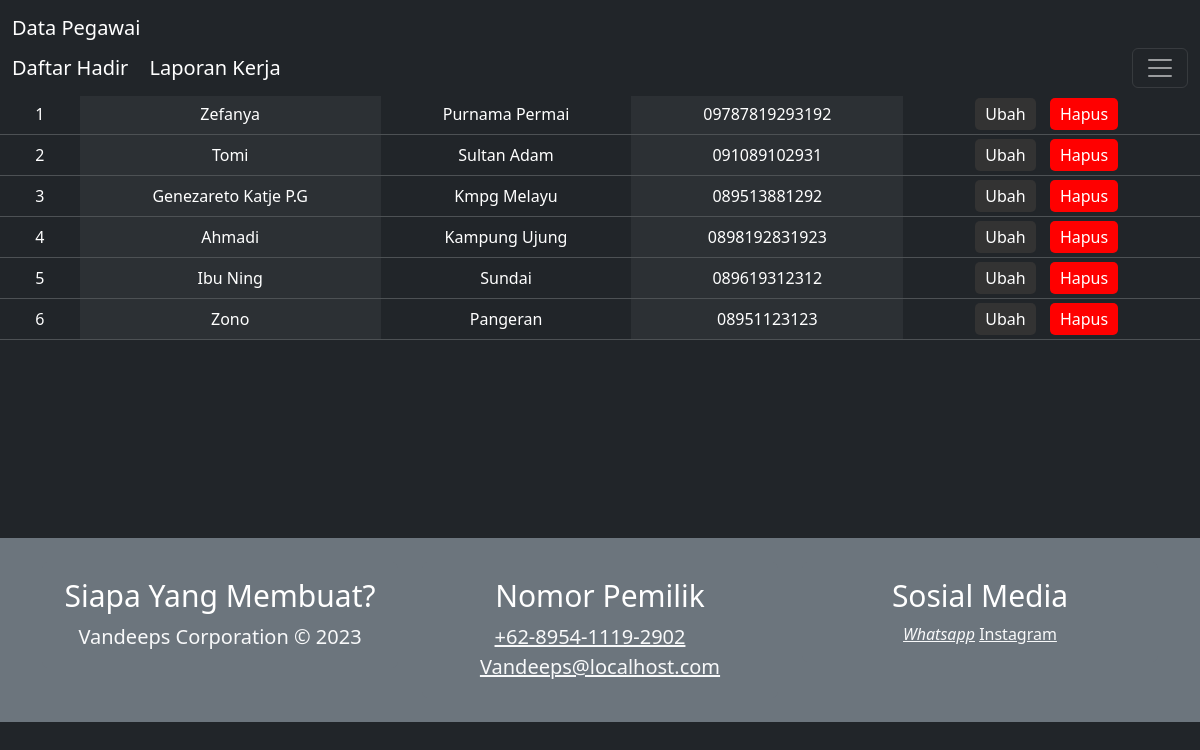
The page /viewpegawai.php on the database as committed earlier.
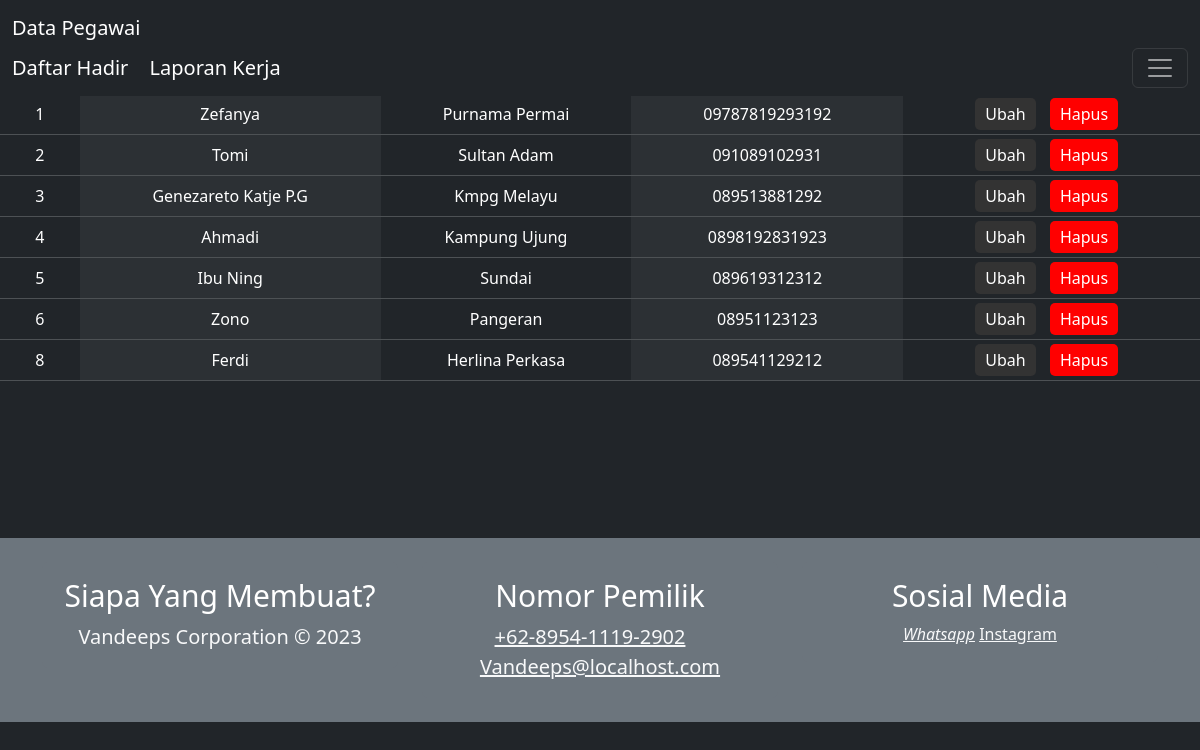
The same page on the database as committed later.
### tables this page shows
CREATE TABLE `data_karyawan` (
  `NIP` varchar(16) NOT NULL,
  `nama` varchar(100) NOT NULL,
  `alamat` varchar(100) NOT NULL,
  `hp` varchar(16) NOT NULL
);

### viewpegawai.php (the view, shortened to what this page needs)
<!DOCTYPE html>
<html lang="en">
<head>
  <link rel="stylesheet" href="style1.css" />
  <link href="https://cdn.jsdelivr.net/npm/bootstrap@5.3.1/dist/css/bootstrap.min.css" rel="stylesheet">
</head>
<body>
<a class="btn btn-primary" data-bs-toggle="offcanvas" href="#offcanvasExample" role="button" aria-controls="offcanvasExample">
</a>
<nav class="navbar navbar-dark bg-dark fixed-top">
  <div class="container-fluid">
    <a class="navbar-brand" href="index.php">Data Pegawai</a>
    <div>
    <a class="navbar-brand" href="tambahabsen.php"> Daftar Hadir </a>
    <a class="navbar-brand" href="tambahlaporan.php"> Laporan Kerja </a>
    </div>
    <button class="navbar-toggler" type="button" data-bs-toggle="offcanvas" data-bs-target="#offcanvasDarkNavbar" aria-controls="offcanvasDarkNavbar" aria-label="Toggle navigation">
      <span class="navbar-toggler-icon"></span>
    </button>
  </div>
</nav>
      <div>
  <table class="table table-dark table-striped-columns"  align="right" bgcolor="gray">
  <thead bgcolor="gray" align="center">
            <tr>
                <th>NIP</th>
                <th>NAMA PEGAWAI</th>
                <th>ALAMAT</th>
                <th>NOMOR TELEFON</th>
                <th colspan="2">AKSI</th>
            </tr>
      </thead>
      <tbody bgcolor="gray" style="text-align: center; width=80% color:white;">
            <?php
            include "koneksi.php";
            $tampil = mysqli_query($koneksi, "SELECT * FROM data_karyawan");
            while ($row = mysqli_fetch_array($tampil)) {
                echo "<tr>
                <td>" . $row[0] . "</td>
                <td>" . $row[1] . "</td>
                <td>" . $row[2] . "</td>
                <td>" . $row[3] . "</td>
                <td bgcolor='gray'>
                <a href='editpegawai.php?NIP=" . $row[0] . "' id='butViewEdit'>Ubah</a>
                <a href='procDeletepegawai.php?NIP=" . $row[0] . "' id='butViewDelete'>Hapus</a>
                </td>
            </tr>";
            }
            ?>
      </tbody>
  </table>
</div>
<footer>
		<div class="jumbotron jumbotron-fluid bg-secondary p-4 mt-5 mb-0">
			<div class="container">
				<div class="row">
					<div class="col-12 col-sm-12 col-md-12 col-lg-4 col-xl-4 cizgi">
						<div class="card bg-secondary border-0">
							<div class="card-body text-light text-center">
								<h5 class="card-title text-white display-4" style="font-size:30px">Siapa Yang Membuat?</h5>
							<p class="d-inline lead">Vandeeps Corporation © 2023<br>
							</p>
							</div>
						</div>
					</div>
					<div class="col-12 col-sm-12 col-md-6 col-lg-4 col-xl-4 cizgi">
						<div class="card bg-secondary border-0">
							<div class="card-body text-center">
								<h5 class="card-title text-white display-4" style="font-size:30px">Nomor Pemilik</h5>
								<a class="text-light d-block lead" style="margin-left: -20px" href="https://wa.me/+62895411192902"><i class="fa fa-phone mr-2"></i>+62-8954-1119-2902</a>
								<a class="text-light d-block lead" href="#"><i class="fa fa-envelope mr-2"></i>Vandeeps@localhost.com</a>
							</div>
						</div>
					</div>
					<div class="col-12 col-sm-12 col-md-6 col-lg-4 col-xl-4">
						<div class="card bg-secondary border-0">
							<div class="card-body text-center">
							<h5 class="card-title text-white display-4" style="font-size:30px">Sosial Media</h5>
									<a class="text-light" href="https://wa.me/+62895411192902"><i class="fa fa-twitter-square fa-fw fa-2x">Whatsapp</i></a>
									<a class="text-light" href="https://instagram.com/evannsss._?igshid=OGQ5ZDc2ODk2ZA=="><i class="fa fa-instagram fa-fw fa-2x"></i>Instagram</a>
							</div>
						</div>
					</div>
				</div>
			</div>
		</div>
	</footer>
</body>
</html>

Rows that differ between the two databases and show on the page:
added data_karyawan: NIP "8", nama "Ferdi", alamat "Herlina Perkasa", hp "089541129212"
